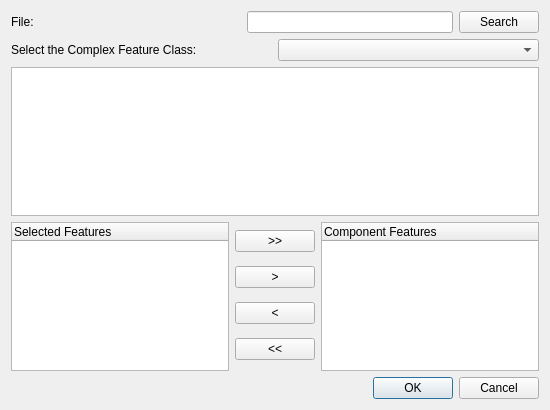
<?xml version="1.0" encoding="UTF-8"?>
<ui version="4.0">
 <class>Dialog</class>
 <widget class="QDialog" name="Dialog">
  <property name="geometry">
   <rect>
    <x>0</x>
    <y>0</y>
    <width>550</width>
    <height>410</height>
   </rect>
  </property>
  <property name="windowTitle">
   <string>Create Complex Features</string>
  </property>
  <layout class="QGridLayout" name="gridLayout_2">
   <item row="0" column="0">
    <layout class="QGridLayout" name="gridLayout">
     <item row="0" column="0">
      <layout class="QHBoxLayout" name="horizontalLayout_2">
       <item>
        <widget class="QLabel" name="label_2">
         <property name="text">
          <string>File:</string>
         </property>
        </widget>
       </item>
       <item>
        <spacer name="horizontalSpacer">
         <property name="orientation">
          <enum>Qt::Horizontal</enum>
         </property>
         <property name="sizeHint" stdset="0">
          <size>
           <width>40</width>
           <height>20</height>
          </size>
         </property>
        </spacer>
       </item>
       <item>
        <widget class="QLineEdit" name="fileLineEdit"/>
       </item>
       <item>
        <widget class="QPushButton" name="filePushButton">
         <property name="text">
          <string>Search</string>
         </property>
        </widget>
       </item>
      </layout>
     </item>
     <item row="1" column="0">
      <layout class="QHBoxLayout" name="horizontalLayout">
       <item>
        <widget class="QLabel" name="label">
         <property name="text">
          <string>Select the Complex Feature Class:</string>
         </property>
        </widget>
       </item>
       <item>
        <widget class="QComboBox" name="comboBox"/>
       </item>
      </layout>
     </item>
    </layout>
   </item>
   <item row="1" column="0">
    <layout class="QVBoxLayout" name="verticalLayout_2">
     <item>
      <widget class="QTableView" name="tableView"/>
     </item>
     <item>
      <layout class="QHBoxLayout" name="horizontalLayout_3">
       <item>
        <widget class="QTreeWidget" name="selectedFeaturesTreeWidget">
         <attribute name="headerVisible">
          <bool>true</bool>
         </attribute>
         <column>
          <property name="text">
           <string>Selected Features</string>
          </property>
         </column>
        </widget>
       </item>
       <item>
        <layout class="QVBoxLayout" name="verticalLayout">
         <item>
          <widget class="QPushButton" name="selectAllButton">
           <property name="text">
            <string>&gt;&gt;</string>
           </property>
          </widget>
         </item>
         <item>
          <widget class="QPushButton" name="selectOneButton">
           <property name="text">
            <string>&gt;</string>
           </property>
          </widget>
         </item>
         <item>
          <widget class="QPushButton" name="deselectOneButton">
           <property name="text">
            <string>&lt;</string>
           </property>
          </widget>
         </item>
         <item>
          <widget class="QPushButton" name="deselectAllButton">
           <property name="text">
            <string>&lt;&lt;</string>
           </property>
          </widget>
         </item>
        </layout>
       </item>
       <item>
        <widget class="QTreeWidget" name="componentFeaturesTreeWidget">
         <column>
          <property name="text">
           <string>Component Features</string>
          </property>
         </column>
        </widget>
       </item>
      </layout>
     </item>
    </layout>
   </item>
   <item row="2" column="0">
    <widget class="QDialogButtonBox" name="buttonBox">
     <property name="orientation">
      <enum>Qt::Horizontal</enum>
     </property>
     <property name="standardButtons">
      <set>QDialogButtonBox::Cancel|QDialogButtonBox::Ok</set>
     </property>
    </widget>
   </item>
  </layout>
 </widget>
 <resources/>
 <connections>
  <connection>
   <sender>buttonBox</sender>
   <signal>accepted()</signal>
   <receiver>Dialog</receiver>
   <slot>accept()</slot>
   <hints>
    <hint type="sourcelabel">
     <x>248</x>
     <y>254</y>
    </hint>
    <hint type="destinationlabel">
     <x>157</x>
     <y>274</y>
    </hint>
   </hints>
  </connection>
  <connection>
   <sender>buttonBox</sender>
   <signal>rejected()</signal>
   <receiver>Dialog</receiver>
   <slot>reject()</slot>
   <hints>
    <hint type="sourcelabel">
     <x>316</x>
     <y>260</y>
    </hint>
    <hint type="destinationlabel">
     <x>286</x>
     <y>274</y>
    </hint>
   </hints>
  </connection>
 </connections>
</ui>
